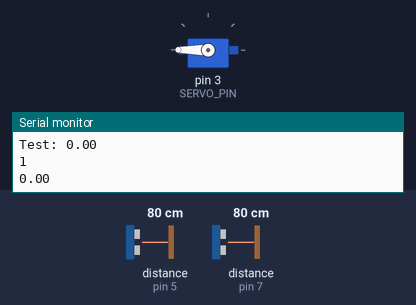
The program below on a simulated Arduino Uno, built with avr-gcc and run on an emulated ATmega328P. Parts: servo, the last lines printed to the serial monitor. Wiring (inferred from the names in the program): 2 × ultrasonic range finder: trigger pin 6, echo pin 5 / trigger pin 8, echo pin 7. The inputs (shaded band) are chosen by the test bench; at power-on: distance to the obstacle (sensors on pin 7, pin 5) 80 cm. The echo pulse lasts 58.3 µs per cm; no radio packets arrive unless stated.

Above: at 1.8 s.
1.9 s: distance to the obstacle (sensor on pin 7) set to 86 cm
At 3.2 s:
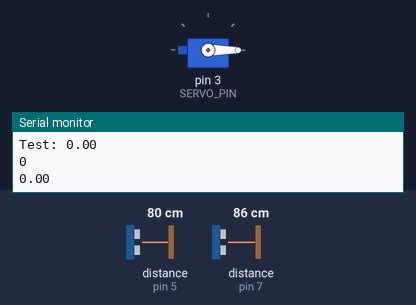
3.5 s: distance to the obstacle (sensor on pin 7) set to 2 cm
At 5.2 s:
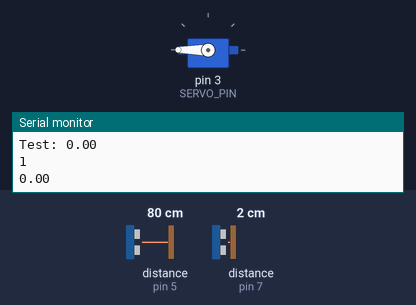
5.5 s: distance to the obstacle (sensor on pin 7) set to 120 cm
At 6.7 s:
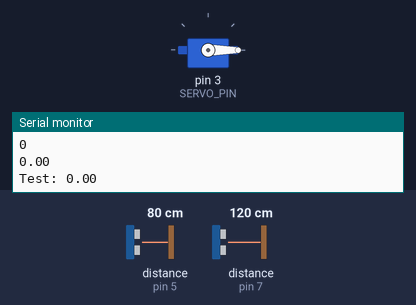
Timing chart, 0 to 8.5 s (numbered marks = the images above; inputs shaded):
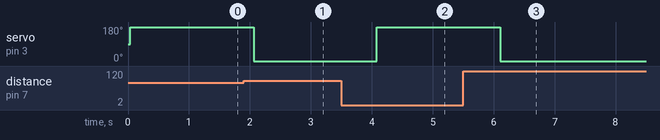

The program:

main.cpp
```cpp
#include <Arduino.h>
#include <SPI.h>
#include <LoRa.h>
#include <Servo.h>
#include <ArduinoJson.h>

#define OBJECT_TRIG_PIN 8
#define OBJECT_ECHO_PIN 7
#define TRASH_TRIG_PIN 6
#define TRASH_ECHO_PIN 5
#define SERVO_PIN 3

#define BAUD_RATE 9600
#define LORA_FREQUENCY 433E1
#define SOUND_SPEED 0.0334 // cm/s
#define TRASH_CAN_HEIGHT 22 // cm
#define OPEN_DISTANCE 80 // cm
#define DELAY_TIME 1000

const char *id = "3fa85f64-5717-4562-b3fc-2c963f66afa6";

struct State {
	float trash_level;
	bool is_open;
};
bool operator==(const struct State &a, const struct State &b)
{
	return a.is_open == b.is_open;
}

struct State prev_state = {
	.trash_level = 0,
	.is_open = false,
};

Servo servo;

void onTxDone()
{
	Serial.println("Send data success");
}

void setup()
{
	Serial.begin(BAUD_RATE);

	pinMode(OBJECT_TRIG_PIN, OUTPUT);
	pinMode(OBJECT_ECHO_PIN, INPUT);

	pinMode(TRASH_TRIG_PIN, OUTPUT);
	pinMode(TRASH_ECHO_PIN, INPUT);

	servo.attach(SERVO_PIN, 600, 2300);

	if (!LoRa.begin(LORA_FREQUENCY)) {
		Serial.println("LoRa init failed!");
	}
	LoRa.onTxDone(onTxDone);
}

float get_distance(int trig_pin, int echo_pin)
{
	digitalWrite(trig_pin, LOW);
	delayMicroseconds(2);
	digitalWrite(trig_pin, HIGH);
	delayMicroseconds(10);
	digitalWrite(trig_pin, LOW);

	float duration = pulseIn(echo_pin, HIGH);
	float distance = duration / 2 * SOUND_SPEED;

	return distance;
}

struct State get_state()
{
	float distance = get_distance(TRASH_TRIG_PIN, TRASH_ECHO_PIN) - 5;
	float trash_level = (1 - distance / TRASH_CAN_HEIGHT) * 100;
	trash_level = constrain(trash_level, 0, 100);

	bool is_open = get_distance(OBJECT_TRIG_PIN, OBJECT_ECHO_PIN) <= OPEN_DISTANCE;

	return {
		.trash_level = trash_level,
		.is_open = is_open,
	};
}

void sync_state(struct State &data)
{
	servo.write(data.is_open ? 180 : 0);
}

void lora_transmit(struct State &state)
{
	JsonDocument doc;

	Serial.print("Test: ");
	Serial.println(state.trash_level);

	doc["id"] = id;
	doc["trash_level"] = state.trash_level;
	doc["is_open"] = state.is_open;

	LoRa.beginPacket();
	serializeJson(doc, LoRa);
	LoRa.endPacket(true);
}

void loop()
{
	struct State state = get_state();
	Serial.println(state.is_open);
	Serial.println(state.trash_level);
	if (state == prev_state) {
		delay(DELAY_TIME);
		return;
	}

	prev_state = state;
	lora_transmit(state);
	sync_state(state);
	delay(DELAY_TIME);
}
```

Measured:
- the behaviour switches between 82 and 83 cm on distance to the obstacle (sensor on pin 7) (found by bisection; images 0 and 1)
- after the input at 1.9 s, servo on pin 3 (SERVO_PIN): 180° → 0° after 0.16 s
- after the input at 3.5 s, servo on pin 3 (SERVO_PIN): 0° → 180° after 0.58 s
- after the input at 5.5 s, servo on pin 3 (SERVO_PIN): 180° → 0° after 0.60 s
